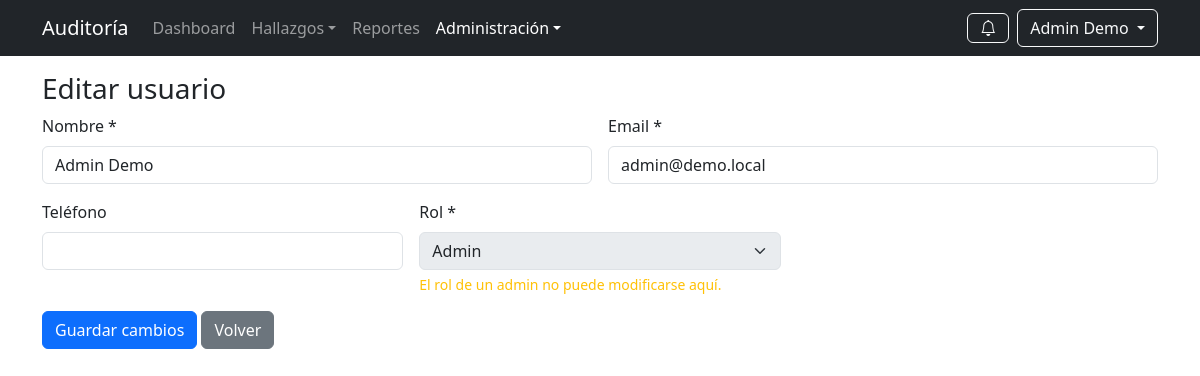
Page /public/admin/usuario_editar.php?id=1 (signed in) on the committed database.
### tables this page shows
CREATE TABLE usuario (
  id INT AUTO_INCREMENT PRIMARY KEY,
  nombre VARCHAR(160) NOT NULL,
  email VARCHAR(160) NOT NULL,
  telefono VARCHAR(40) DEFAULT NULL,
  rol ENUM('admin','auditor','lider','lectura') NOT NULL DEFAULT 'lectura',
  clave_hash VARCHAR(255) NOT NULL,
  activo TINYINT(1) NOT NULL DEFAULT 1,
  UNIQUE KEY uk_usuario_email (email)
);

### public/admin/usuario_editar.php (the view, shortened to what this page needs)
<?php
$pdo = getDB();
$id = (int)($_GET['id'] ?? 0);
$roles = ['auditor','supervisor','lider','auxiliar','lectura','admin'];
$st = $pdo->prepare("SELECT id,nombre,email,telefono,rol,activo FROM usuario WHERE id=? LIMIT 1");
$st->execute([$id]);
$u = $st->fetch();
include __DIR__ . '/../../includes/header.php';
?>
<div class="container">
  <h3>Editar usuario</h3>
  <form method="post" class="row g-3">
    <div class="col-md-6">
      <label class="form-label">Nombre *</label>
      <input name="nombre" class="form-control" required value="<?= htmlspecialchars($u['nombre']) ?>">
    </div>
    <div class="col-md-6">
      <label class="form-label">Email *</label>
      <input name="email" type="email" class="form-control" required value="<?= htmlspecialchars($u['email']) ?>">
    </div>
    <div class="col-md-4">
      <label class="form-label">Teléfono</label>
      <input name="telefono" class="form-control" value="<?= htmlspecialchars($u['telefono']) ?>">
    </div>
    <div class="col-md-4">
      <label class="form-label">Rol *</label>
      <select name="rol" class="form-select" required <?= ($u['rol']==='admin') ? 'disabled' : '' ?>>
        <?php foreach ($roles as $r): ?>
          <option value="<?= $r ?>" <?= ($u['rol']===$r)?'selected':'' ?>><?= ucfirst($r) ?></option>
        <?php endforeach; ?>
      </select>
      <?php if ($u['rol']==='admin'): ?>
        <div class="form-text text-warning">El rol de un admin no puede modificarse aquí.</div>
      <?php endif; ?>
    </div>
    <div class="col-12">
      <button class="btn btn-primary">Guardar cambios</button>
      <a href="<?= BASE_URL ?>/admin/usuarios.php" class="btn btn-secondary">Volver</a>
    </div>
  </form>
</div>

### rows in the picture
usuario: nombre "Admin Demo", email "admin@demo.local", rol "Admin"

### other values in the picture
APP_NAME "Auditoría"
$nombreUsuario ?: 'Usuario' "Admin Demo"
